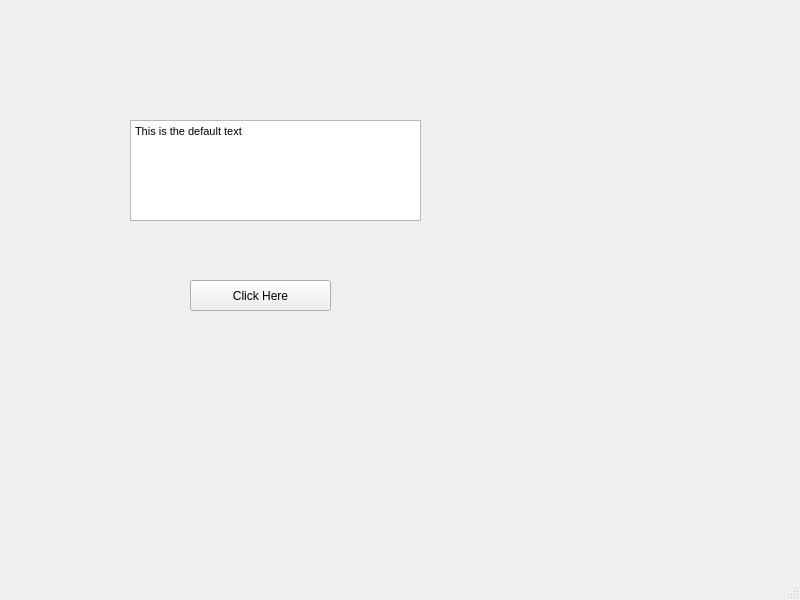
<?xml version="1.0" encoding="UTF-8"?>
<ui version="4.0">
 <class>MainWindow</class>
 <widget class="QMainWindow" name="MainWindow">
  <property name="geometry">
   <rect>
    <x>0</x>
    <y>0</y>
    <width>800</width>
    <height>600</height>
   </rect>
  </property>
  <property name="windowTitle">
   <string>MainWindow</string>
  </property>
  <widget class="QWidget" name="centralwidget">
   <widget class="QPushButton" name="clickHereButton">
    <property name="geometry">
     <rect>
      <x>190</x>
      <y>280</y>
      <width>141</width>
      <height>31</height>
     </rect>
    </property>
    <property name="text">
     <string>Click Here</string>
    </property>
   </widget>
   <widget class="QTextEdit" name="textEditOutput">
    <property name="geometry">
     <rect>
      <x>130</x>
      <y>120</y>
      <width>291</width>
      <height>101</height>
     </rect>
    </property>
    <property name="html">
     <string>&lt;!DOCTYPE HTML PUBLIC &quot;-//W3C//DTD HTML 4.0//EN&quot; &quot;http://www.w3.org/TR/REC-html40/strict.dtd&quot;&gt;
&lt;html&gt;&lt;head&gt;&lt;meta name=&quot;qrichtext&quot; content=&quot;1&quot; /&gt;&lt;style type=&quot;text/css&quot;&gt;
p, li { white-space: pre-wrap; }
&lt;/style&gt;&lt;/head&gt;&lt;body style=&quot; font-family:'MS Shell Dlg 2'; font-size:8.25pt; font-weight:400; font-style:normal;&quot;&gt;
&lt;p style=&quot; margin-top:0px; margin-bottom:0px; margin-left:0px; margin-right:0px; -qt-block-indent:0; text-indent:0px;&quot;&gt;This is the default text&lt;/p&gt;&lt;/body&gt;&lt;/html&gt;</string>
    </property>
   </widget>
  </widget>
  <widget class="QMenuBar" name="menubar">
   <property name="geometry">
    <rect>
     <x>0</x>
     <y>0</y>
     <width>800</width>
     <height>21</height>
    </rect>
   </property>
  </widget>
  <widget class="QStatusBar" name="statusbar"/>
 </widget>
 <resources/>
 <connections/>
</ui>
